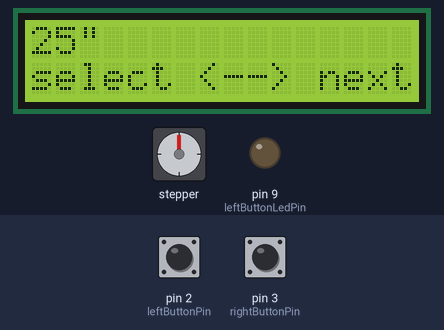
The sketch below on a simulated Arduino Uno, built with avr-gcc and run on an emulated ATmega328P. Parts: 16×2 character LCD, stepper motor, output pins drawn as LEDs (lit = HIGH). The test bench sets the inputs (shaded band); at power-on: pin 2 (leftButtonPin) HIGH, pin 3 (rightButtonPin) HIGH. Stepper angles assume 200 steps per turn; what the sketch prints to the serial monitor is not drawn.

Above: at 1.2 s.
1.3 s: pin 2 (leftButtonPin) pulled LOW for 0.15 s
At 2.3 s:
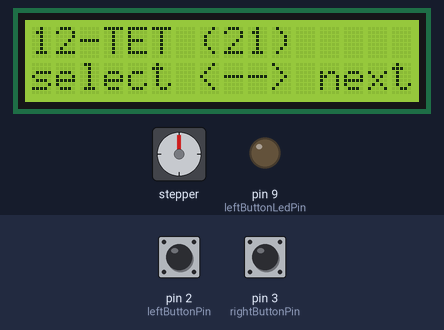
2.9 s: pin 2 (leftButtonPin) pulled LOW for 1 s
At 4.7 s:
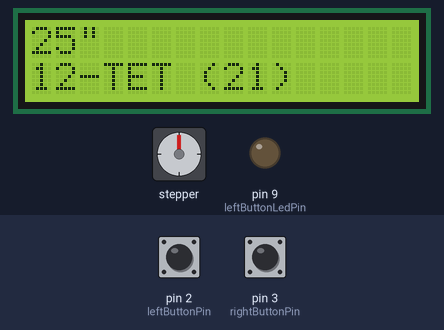
5.4 s: pin 2 (leftButtonPin) pulled LOW for 0.15 s
At 6.7 s:
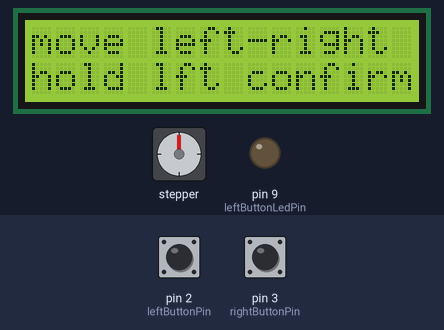
7.0 s: pin 2 (leftButtonPin) pulled LOW for 3.2 s
At 10.7 s:
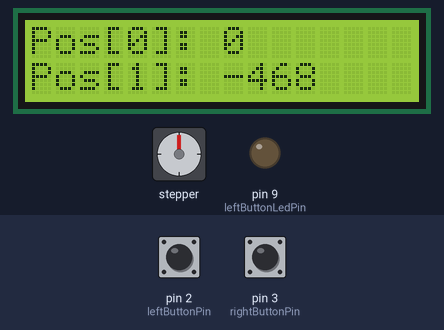
11.7 s: pin 3 (rightButtonPin) pulled LOW for 0.15 s
At 12.31 s:
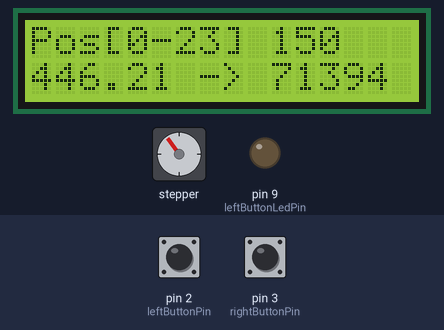
Timing chart, 0 to 64.7 s (numbered marks = the images above; inputs shaded):
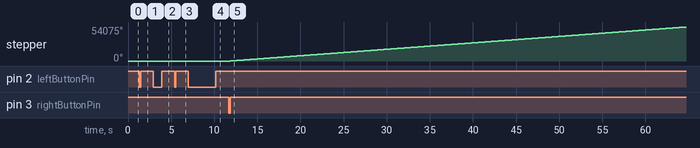

The sketch:

FretSlotDistanceController.ino
```cpp
#include <Stepper.h>
#include <LiquidCrystal.h>
#include "FretDistances.h"

const int STEPS_PER_REVOLUTION = 200;
const double MM_INCREASE_PER_REVOLUTION = 1.25;
const int BTN_SHORT_TRESHOLD = 40;      // ignore electrical contacts less than 20 ms
const int BTN_MIDLONG_TRESHOLD = 1500;  // a button pressed more than 1.5 seconds can be assigned a different function
const int BTN_LONG_TRESHOLD = 4000;     // a button pressed more than 4 seconds can be assigned a different function
const float FRET_SAW_THICKNESS = 0.5;   // millimeters
const float NUT_THICKNESS = 3.175;      // millimeters
const int PRE_LIST_LENGTH = 3;          // Reserved for values before the first fret: [0] zero fret/position, [1] nut headstock side, [2] nut fingerboard side
const int MAX_DISTANCES = 60;           // Max. length of distance list: number of frets plus length of prelist
const int HIGH_SPEED = 180;
const int MEDIUM_SPEED = 120;
const int LOW_SPEED = 30;


/** Pin assignment **/

const int leftButtonPin = 2;
const int rightButtonPin = 3;

const int leftButtonLedPin = 9;
const int rightButtonLedPin = 10;

const int motorPin1 = 8;
const int motorPin2 = 11;
const int motorPin3 = 12;
const int motorPin4 = 13;

FretDistances fd;
Stepper stepper(STEPS_PER_REVOLUTION, motorPin1, motorPin2, motorPin3, motorPin4);
LiquidCrystal lcd(A0, A1, 4, 5, 6, 7);

/** Scale length **/

const int N_SCALE_LENGTH_OPTIONS = 5;
int currentScaleLengthOption = 0;
const char* scaleLengthStrings[N_SCALE_LENGTH_OPTIONS] = {
  "25\"",
  "25.5\"",
  "650 mm",
  "33.25\"",
  "34\"",
};

const float scaleLengthOptionsMm[N_SCALE_LENGTH_OPTIONS] = {
  635.0,   // 25"
  647.7,   // 25.5"
  650.0,   // 650 mm
  844.55,  // 33.25"
  863.6,   // 34"
};

/** Fret division **/

const int N_FRET_DIVISION_OPTIONS = 8;
int currentFretDivisionOption = 0;
const char* fretDivisionStrings[N_FRET_DIVISION_OPTIONS] = {
  "12-TET (21)     ",
  "12-TET (22)     ",
  "Meantone-0 (28) ",
  "Meantone-0 (29) ",
  // "JI makam (42)   ",
  "19-TET (33)     ",
  "19-TET (35)     ",
  "7-TET (12)      ",
  "7-TET (13)      ",
};

const int fretDivisionNFrets[N_FRET_DIVISION_OPTIONS] = {
  21,
  22,
  28,
  29,
  // 42,
  33,
  35,
  12,
  13,
};

/** Variable initialization **/

double distances[MAX_DISTANCES];
int distanceListLength;

int leftBtnStatus = HIGH;
int rightBtnStatus = HIGH;
long lastChangeLeftBtnStatus = 0;   // millis
long lastChangeRightBtnStatus = 0;  // millis

bool menuMode = true;  // if false, active saw mode is enabled
int menuItem = 0;
bool printToLCD = true;
bool moving = false;


int currentPosList = 0;
/** positions in steps **/
long currentPosSteps = 0;
long nextPosSteps = 0;
long prevPosSteps = 0;

long mmToSteps(double distanceInMm) {
  return ((distanceInMm * STEPS_PER_REVOLUTION) / MM_INCREASE_PER_REVOLUTION);
}

double stepsToMm(long steps) {
  return (steps / STEPS_PER_REVOLUTION) * MM_INCREASE_PER_REVOLUTION;
}

int posInListToRange(int pos, int length) {  // handle negative number and modulo
  while (pos < 0) {
    pos += length;
  }
  return pos % length;
}

void setup() {

  Serial.begin(9600);

  pinMode(9, OUTPUT);
  stepper.setSpeed(120);

  // nFrets = 21;
  // double scaleLenMm = 635.0;
  // double freqInterval = 2.0;
  // double nSteps = 12;

  lcd.begin(16, 2);

  pinMode(leftButtonPin, INPUT_PULLUP);
  pinMode(rightButtonPin, INPUT_PULLUP);
}

void loadDistances() {

  distanceListLength = fretDivisionNFrets[currentFretDivisionOption] + PRE_LIST_LENGTH;

  Serial.println("line 120");
  Serial.println(distanceListLength);
  Serial.println(sizeof(distances) / sizeof(double));

  distances[0] = 0.0;                                       // Zero fret slot / position zero
  distances[1] = 0.5 * FRET_SAW_THICKNESS - NUT_THICKNESS;  // nut edge slot headstock side
  distances[2] = -0.5 * FRET_SAW_THICKNESS;                 // nut edge slot fingerboard side

  FretDistances fd;
  switch (currentFretDivisionOption) {
    case 0:
    case 1:
      fd.nTet(distances, scaleLengthOptionsMm[currentScaleLengthOption], 2.0, 12, fretDivisionNFrets[currentFretDivisionOption], PRE_LIST_LENGTH);
      break;
    case 2:
    case 3:
      fd.meantone(distances, scaleLengthOptionsMm[currentScaleLengthOption], 2.0, fretDivisionNFrets[currentFretDivisionOption], PRE_LIST_LENGTH);
      break;
    case 4:
    case 5:
      fd.nTet(distances, scaleLengthOptionsMm[currentScaleLengthOption], 2.0, 19, fretDivisionNFrets[currentFretDivisionOption], PRE_LIST_LENGTH);
      break;
    case 6:
    case 7:
      fd.nTet(distances, scaleLengthOptionsMm[currentScaleLengthOption], 2.0, 7, fretDivisionNFrets[currentFretDivisionOption], PRE_LIST_LENGTH);
      break;
    default:
      break;
  }
  // for (int i = 0; i < distanceListLength; i++) {
  //   Serial.println(distances[i]);
  // }
}

void saveMotorStateBeforeIdle() {
}

void motorOnIdle() {

  saveMotorStateBeforeIdle();

  digitalWrite(motorPin1, LOW);
  digitalWrite(motorPin2, LOW);
  digitalWrite(motorPin3, LOW);
  digitalWrite(motorPin4, LOW);
}

long checkBtn(int btnPin, int btnStatus, long lastChangeBtnStatus) {

  int btnVal = digitalRead(btnPin);
  long btnPressedMillis = 0;

  if (btnVal != btnStatus) {

    long lastStatusDuration = millis() - lastChangeBtnStatus;

    if (btnVal == HIGH) {
      // button just got into "released" state, thus HIGH
      btnPressedMillis = lastStatusDuration;
    }

    if (btnPin == leftButtonPin) {
      leftBtnStatus = btnVal;
      lastChangeLeftBtnStatus = millis();
    } else if (btnPin == rightButtonPin) {
      rightBtnStatus = btnVal;
      lastChangeRightBtnStatus = millis();
    }
  }

  return btnPressedMillis;
}

void menuScaleLength() {

  if (printToLCD) {
    lcd.clear();
    lcd.setCursor(0, 0);
    lcd.print(scaleLengthStrings[currentScaleLengthOption]);
    lcd.setCursor(0, 1);
    lcd.print("select <--> next");
  }
  printToLCD = false;  // prevent printing in loop without changes

  long leftBtnPressedMillis = checkBtn(leftButtonPin, leftBtnStatus, lastChangeLeftBtnStatus);
  if (leftBtnPressedMillis > BTN_SHORT_TRESHOLD) {  // button pressed at least short
    // CONFIRM AND MOVE TO NEXT MENU ITEM
    menuItem++;
    printToLCD = true;
    // possible improvement: see what to do when both buttons pressed, e.g check other btnPin state
  }
  long rightBtnPressedMillis = checkBtn(rightButtonPin, rightBtnStatus, lastChangeRightBtnStatus);
  if (rightBtnPressedMillis > BTN_SHORT_TRESHOLD) {  // button pressed at least short
    // SKIP TO NEXT OPTION
    currentScaleLengthOption = (currentScaleLengthOption + 1) % N_SCALE_LENGTH_OPTIONS;
    printToLCD = true;
  }
}

void menuFretDivision() {

  if (printToLCD) {
    lcd.clear();
    lcd.setCursor(0, 0);
    lcd.print(fretDivisionStrings[currentFretDivisionOption]);
    lcd.setCursor(0, 1);
    lcd.print("select <--> next");
  }
  printToLCD = false;  // prevent printing in loop without changes

  long leftBtnPressedMillis = checkBtn(leftButtonPin, leftBtnStatus, lastChangeLeftBtnStatus);
  if (leftBtnPressedMillis > BTN_SHORT_TRESHOLD) {  // button pressed at least short
    // CONFIRM AND MOVE TO NEXT MENU ITEM
    menuItem++;
    printToLCD = true;
    // possible improvement: see what to do when both buttons pressed, e.g check other btnPin state
  }
  long rightBtnPressedMillis = checkBtn(rightButtonPin, rightBtnStatus, lastChangeRightBtnStatus);

  if (rightBtnPressedMillis > BTN_SHORT_TRESHOLD) {  // button pressed at least short
    // SKIP TO NEXT OPTION
    currentFretDivisionOption = (currentFretDivisionOption + 1) % N_FRET_DIVISION_OPTIONS;
    printToLCD = true;
  }
}

void menuConfirmSelection() {
  if (printToLCD) {
    lcd.clear();
    lcd.setCursor(0, 0);
    lcd.print(scaleLengthStrings[currentScaleLengthOption]);
    lcd.setCursor(0, 1);
    lcd.print(fretDivisionStrings[currentFretDivisionOption]);
    printToLCD = false;  // prevent printing in loop without changes
  }

  long leftBtnPressedMillis = checkBtn(leftButtonPin, leftBtnStatus, lastChangeLeftBtnStatus);
  if (leftBtnPressedMillis > BTN_SHORT_TRESHOLD) {  // button pressed at least short
    menuItem++;
    printToLCD = true;
    // possible improvement: see what to do when both buttons pressed, e.g check other btnPin state

    loadDistances();
  }

  long rightBtnPressedMillis = checkBtn(rightButtonPin, rightBtnStatus, lastChangeRightBtnStatus);
  if (rightBtnPressedMillis > BTN_SHORT_TRESHOLD) {  // button pressed at least short
    menuItem = 0;                                    // reject -> back to start
    printToLCD = true;
  }
}

bool anyButtonReleased() {

  long millisPressed = 0;
  millisPressed = checkBtn(leftButtonPin, leftBtnStatus, lastChangeLeftBtnStatus);
  if (millisPressed > 0) {
    return true;
  }
  millisPressed = checkBtn(rightButtonPin, rightBtnStatus, lastChangeRightBtnStatus);
  if (millisPressed > 0) {
    return true;
  }
  return false;
}

void freeMove(int stepsPerTurn, int speed) {

  stepper.setSpeed(speed);
  bool moving = true;
  while (moving) {
    stepper.step(stepsPerTurn);
    if (anyButtonReleased()) {
      moving = false;
    }
  }
  motorOnIdle();
}

void menuSetZeroPosition() {

  if (printToLCD) {
    lcd.clear();
    lcd.setCursor(0, 0);
    lcd.print("move left-right ");
    lcd.setCursor(0, 1);
    lcd.print("hold lft confirm");
    printToLCD = false;  // prevent printing in loop without
  }

  long leftBtnPressedMillis = checkBtn(leftButtonPin, leftBtnStatus, lastChangeLeftBtnStatus);
  if (leftBtnPressedMillis > BTN_MIDLONG_TRESHOLD) {  // button pressed long
    menuMode = false;
    printToLCD = true;
    // possible improvement: see what to do when both buttons pressed, e.g check other btnPin state
  } else if (leftBtnPressedMillis > BTN_SHORT_TRESHOLD) {
    // move backward
    freeMove(-30, HIGH_SPEED);
  }

  long rightBtnPressedMillis = checkBtn(rightButtonPin, rightBtnStatus, lastChangeRightBtnStatus);
  if (rightBtnPressedMillis > BTN_SHORT_TRESHOLD) {  // button pressed at least short
    // move forward
    freeMove(30, HIGH_SPEED);
  }
}

void selectionMenu() {

  switch (menuItem) {
    case 0:
      menuScaleLength();
      break;
    case 1:
      menuFretDivision();
      break;
    case 2:
      menuConfirmSelection();
      break;
    case 3:
      menuSetZeroPosition();
      break;
    default:
      break;
  }
}

void printCurrentAndNextPosition() {

  char line0[17];
  snprintf(line0, sizeof(line0), "Pos[%d]: %ld", currentPosList, currentPosSteps);
  lcd.clear();
  lcd.setCursor(0, 0);
  lcd.print(line0);

  snprintf(line0, sizeof(line0), "Pos[%d]: %ld", currentPosList + 1, nextPosSteps);
  lcd.setCursor(0, 1);
  lcd.print(line0);
}

void printCurrentPos(bool printAll, bool isPrev) {

  int plusOrMinusOne = 1;
  if (isPrev) {
    plusOrMinusOne = -1;
  }

  char line0[17];
  snprintf(line0, sizeof(line0), "Pos[%d-%d] %ld", currentPosList, posInListToRange(currentPosList + plusOrMinusOne, distanceListLength), currentPosSteps);
  lcd.setCursor(0, 0);
  lcd.print(line0);

  if (printAll) {

    long prevOrNextPosSteps = nextPosSteps;
    if (isPrev) {  // instead of next not next, i.e. pressed button to go to previous position
      prevOrNextPosSteps = prevPosSteps;
      // plusOrMinusOne = -1;
    }
    // int multiply = 1;

    int posInList = posInListToRange(currentPosList + plusOrMinusOne, distanceListLength);

    lcd.clear();
    lcd.setCursor(0, 1);
    lcd.print(distances[posInList]);
    lcd.setCursor(7, 1);
    lcd.print("-> ");
    lcd.setCursor(10, 1);
    lcd.print(prevOrNextPosSteps);
  }
}

void moveToNextPos() {

  bool printAll = true;
  stepper.setSpeed(HIGH_SPEED);
  int stepsPerTurn = 30;
  digitalWrite(leftButtonLedPin, LOW);
  digitalWrite(rightButtonLedPin, LOW);

  while (currentPosSteps < nextPosSteps) {

    if ((nextPosSteps - currentPosSteps) > 50) {

    } else if ((nextPosSteps - currentPosSteps) < 12) {
      stepper.setSpeed(LOW_SPEED);
      stepsPerTurn = 1;
    } else {  // if ((nextPosSteps - currentPosSteps) < 40) {
      stepper.setSpeed(MEDIUM_SPEED);
      stepsPerTurn = 10;
    }

    stepper.step(stepsPerTurn);
    currentPosSteps += stepsPerTurn;

    printCurrentPos(printAll, false);
    printAll = false;
  }

  stepsPerTurn *= -1;
  while (currentPosSteps > nextPosSteps) {

    if (abs(nextPosSteps - currentPosSteps) > 50) {

    } else if (abs(currentPosSteps - nextPosSteps) < 12) {
      stepper.setSpeed(LOW_SPEED);
      stepsPerTurn = -1;
    } else {  //if (abs(currentPosSteps - nextPosSteps) < 40) {
      stepper.setSpeed(MEDIUM_SPEED);
      stepsPerTurn = -10;
    }

    stepper.step(stepsPerTurn);
    currentPosSteps += stepsPerTurn;

    printCurrentPos(printAll, false);
    printAll = false;
  }

  motorOnIdle();
  digitalWrite(leftButtonLedPin, HIGH);
  digitalWrite(rightButtonLedPin, HIGH);
}

void moveToPrevPos() {

  bool printAll = true;
  stepper.setSpeed(HIGH_SPEED);
  int stepsPerTurn = 30;
  digitalWrite(leftButtonLedPin, LOW);
  digitalWrite(rightButtonLedPin, LOW);

  while (currentPosSteps < prevPosSteps) {

    if ((prevPosSteps - currentPosSteps) > 80) {

    } else if ((prevPosSteps - currentPosSteps) < 12) {
      stepper.setSpeed(LOW_SPEED);
      stepsPerTurn = 1;
    } else {  // if ((nextPosSteps - currentPosSteps) < 40) {
      stepper.setSpeed(MEDIUM_SPEED);
      stepsPerTurn = 10;
    }

    stepper.step(stepsPerTurn);
    currentPosSteps += stepsPerTurn;

    printCurrentPos(printAll, true);
    printAll = false;
  }

  stepsPerTurn *= -1;
  while (currentPosSteps > prevPosSteps) {

    if (abs(prevPosSteps - currentPosSteps) > 80) {

    } else if (abs(currentPosSteps - prevPosSteps) < 12) {
      stepper.setSpeed(LOW_SPEED);
      stepsPerTurn = -1;
    } else {  //if (abs(currentPosSteps - nextPosSteps) < 40) {
      stepper.setSpeed(MEDIUM_SPEED);
      stepsPerTurn = -10;
    }

    stepper.step(stepsPerTurn);
    currentPosSteps += stepsPerTurn;

    printCurrentPos(printAll, true);
    printAll = false;
  }

  motorOnIdle();
  digitalWrite(leftButtonLedPin, HIGH);
  digitalWrite(rightButtonLedPin, HIGH);
}

void positionMove() {

  // if (!moving) {
  if (printToLCD) {

    currentPosSteps = mmToSteps(distances[currentPosList % distanceListLength]);
    nextPosSteps = mmToSteps(distances[posInListToRange(currentPosList + 1, distanceListLength)]);

    int posInList = posInListToRange(currentPosList - 1, distanceListLength);
    prevPosSteps = mmToSteps(distances[posInList]);

    printCurrentAndNextPosition();
    printToLCD = false;  // prevent printing in loop without
  }

  long leftBtnPressedMillis = checkBtn(leftButtonPin, leftBtnStatus, lastChangeLeftBtnStatus);
  if (leftBtnPressedMillis > BTN_SHORT_TRESHOLD) {  // button pressed long
    printToLCD = true;
    moveToNextPos();
    // update current position in list
    currentPosList = posInListToRange(currentPosList + 1, distanceListLength);
  }

  long rightBtnPressedMillis = checkBtn(rightButtonPin, rightBtnStatus, lastChangeRightBtnStatus);
  if (rightBtnPressedMillis > BTN_SHORT_TRESHOLD) {  // button pressed at least short
    printToLCD = true;
    // Serial.println("Move to previous position...");
    moveToPrevPos();
    // update current position in list
    currentPosList = posInListToRange(currentPosList - 1, distanceListLength);
  }
}


void loop() {

  if (menuMode) {
    selectionMenu();
  } else {
    positionMove();
  }
}
```

FretDistances.cpp
```cpp
#include <Arduino.h>
#include "FretDistances.h"

// byte puppet[8] = {
//   0b01110,
//   0b10001,
//   0b01110,
//   0b00100,
//   0b11111,
//   0b00100,
//   0b01010,
//   0b10001,
// };

// byte heart[8] = {
// 	0b00000,
// 	0b01010,
// 	0b11111,
// 	0b11111,
// 	0b01110,
// 	0b00100,
// 	0b00000,
// 	0b00000
// };

// lcd.createChar(0, puppet);
// lcd.createChar(1, heart);

typedef struct tsVal {
  int T;
  int s;
} tsVal;

const double semitoneToneRatioMeantone = 0.60628371950;

const tsVal meantone0[] = {
  { 1, -1 },
  { 0, 1 },
  { 1, 0 },
  { 2, -1 },
  { 1, 1 },
  { 2, 0 },
  { 1, 2 },
  { 2, 1 },
  { 3, 0 },
  { 2, 2 },
  { 3, 1 },
  { 4, 0 },
  { 3, 2 },
  { 4, 1 },
  { 3, 3 },
  { 4, 2 },
  { 5, 1 },
  { 4, 3 },
  { 5, 2 },
  { 5, 3 },  // 13
  { 6, 2 },  // 14
  { 6, 3 },  // 15
  { 7, 2 },  // 16
  { 7, 3 },  // 17
  { 8, 2 },  // 18
  { 8, 3 },  // 19
  { 8, 4 },  // 20
  { 9, 3 },  // 21
  { 9, 4 },  // 22
};

FretDistances::FretDistances() {}

double intervalToDistance(double scaleLenMm, double fretFreqInterval) {
  return scaleLenMm - (scaleLenMm / fretFreqInterval);
}

void FretDistances::nTet(double* distances, double scaleLenMm, double refFreqInterval, int nSteps, int nFrets, int preListLength) {

  for (int i = 0; i < nFrets; i++) {
    double fretFreqInterval = pow(refFreqInterval, (i + 1.0) / nSteps);
    distances[i + preListLength] = intervalToDistance(scaleLenMm, fretFreqInterval);
  }
}

void FretDistances::meantone(double* distances, double scaleLenMm, double refFreqInterval, int nFrets, int preListLength) {

  for (int i = 0; i < nFrets; i++) {

    tsVal currentTs = meantone0[i];

    double fretFreqInterval = pow(refFreqInterval, ((currentTs.T + currentTs.s * semitoneToneRatioMeantone ) / (5 + 2 * semitoneToneRatioMeantone)));
    distances[i + preListLength] = intervalToDistance(scaleLenMm, fretFreqInterval);
  }
}
```

FretDistances.h
```cpp
#include <Arduino.h>

#ifndef fretDistances_h
#define fretDistances_h

class FretDistances
{
  public:
    FretDistances();
    // double* nTet(double scaleLenMm, double freqInterval, int nSteps, int nFrets, int preListLength);
    void nTet(double* distances, double scaleLenMm, double freqInterval, int nSteps, int nFrets, int preListLength);
    void meantone(double* distances, double scaleLenMm, double freqInterval, int nFrets, int preListLength);
};

#endif // fretDistances_h
```

Measured:
- after the input at 1.3 s, the display: changes after 0.16 s (image 1)
- after the input at 2.9 s, the display: changes after 1.0 s (image 2)
- after the input at 5.4 s, the display: changes after 0.17 s (image 3)
- after the input at 7.0 s, the display: changes after 3.2 s (image 4)
- after the input at 11.7 s, stepper: keeps turning clockwise at about 1023°/s, starting after 0.15 s; the display: changes after 0.46 s (image 5)
